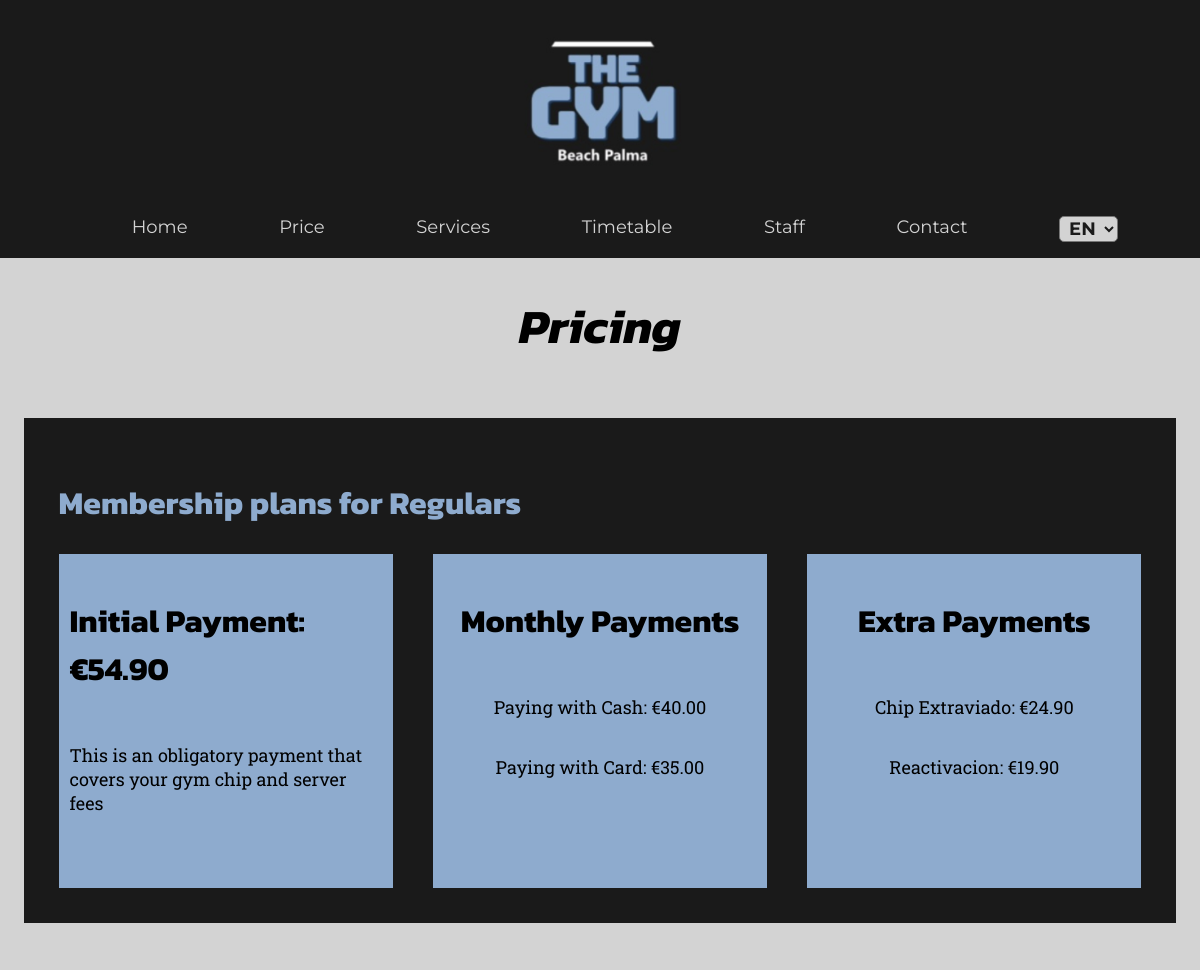
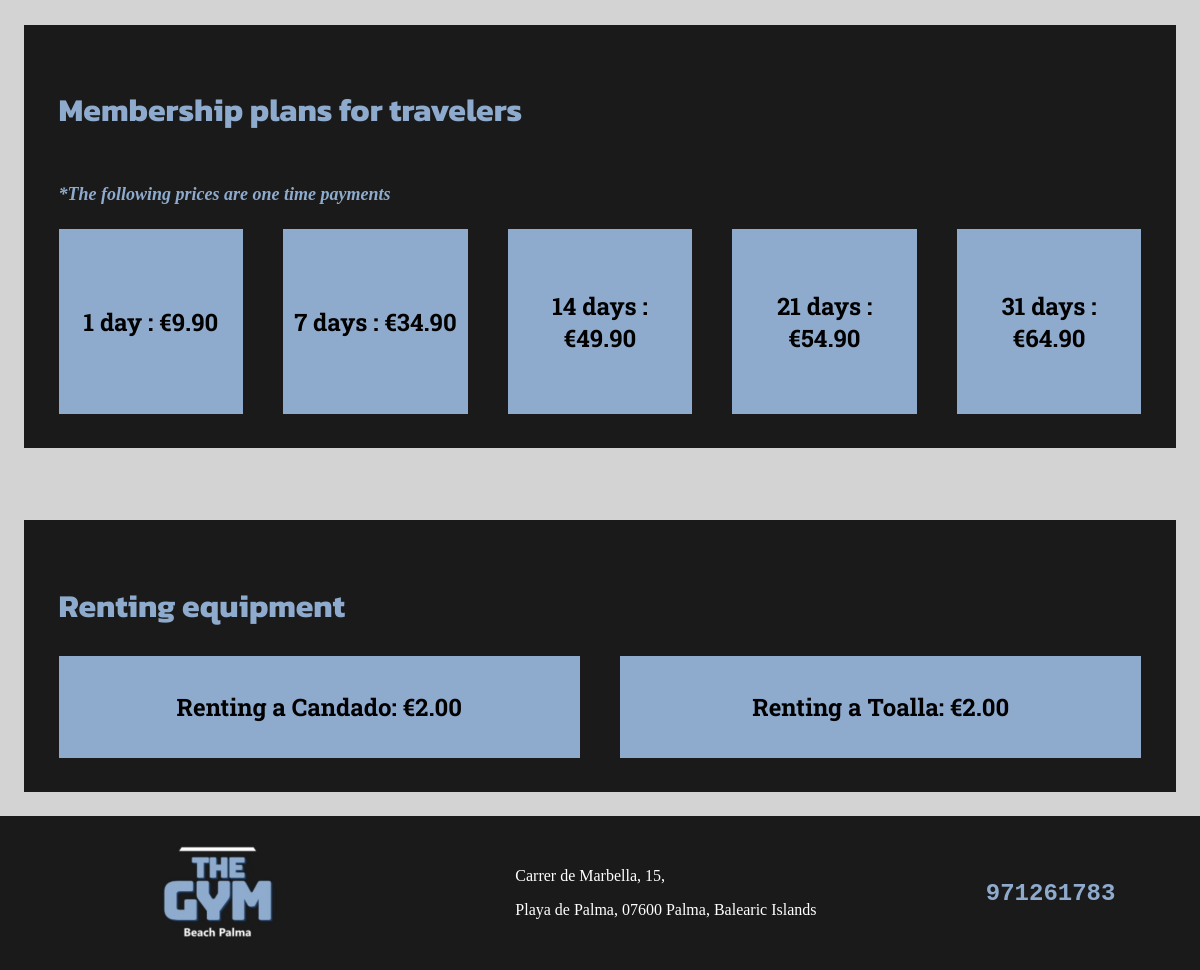
The app's page /en/prices/ with its own data (2 pictures, top to bottom).
### prices/models.py (models this page shows, shortened)
class InitialPayment(models.Model):
    price = models.DecimalField(max_digits=6,decimal_places=2)

class MonthlyPayment(models.Model):
    payment_method = models.CharField(max_length=10, choices=PaymentMethod.choices, unique=True)
    price = models.DecimalField(max_digits=6,decimal_places=2)

class ExtraPayment(models.Model):
    extra_service = models.CharField(max_length=100)
    price = models.DecimalField(max_digits=6,decimal_places=2)

class OneTimePayments(models.Model):
    days = models.IntegerField()
    price = models.DecimalField(max_digits=6,decimal_places=2)

class RentCost(models.Model):
    rentable =  models.CharField(max_length=100)
    price = models.DecimalField(max_digits=6,decimal_places=2)

### prices/views.py (the view)
# urls.py: path('prices/', include ('prices.urls')),
def prices(request):
    one_time_payments = OneTimePayments.objects.all()
    initial_payment = InitialPayment.objects.get()
    monthly_payments = MonthlyPayment.objects.all()
    extra_payments = ExtraPayment.objects.all()
    rent_costs = RentCost.objects.all()
    data = {'one_time_payments' : one_time_payments, 'initial_payment' : initial_payment,
             'monthly_payments' : monthly_payments, 'extra_payments' : extra_payments,
              'rent_costs' : rent_costs}
    return render(request, 'prices/prices.html', data)

### prices/templates/prices/prices.html (shortened to what this page needs)
{% extends 'base.html' %} {% load static %} {% load i18n %}{% block content %}
<link rel="stylesheet" href="{% static 'CSS/prices/prices.css' %}" />
<h1>{% trans "Pricing"%}</h1>
<div id="price_container">
  <div id="members_prices">
    <h2>{% trans "Membership plans for Regulars"%}</h2>
    <div id="price_box_container">
      <div class="price_boxes">
        <h3>{% trans "Initial Payment" %}: €{{initial_payment.price}}</h3>
        <p>{% trans "This is an obligatory payment that covers your gym chip and server fees"%}</p>
      </div>
      <div class="price_boxes">
        <h3>{% trans "Monthly Payments"%}</h3>
        {% for methods in monthly_payments %}
        <p>{% trans "Paying with" %} {{methods.get_payment_method_display}}: €{{methods.price}}</p>
        {% endfor %}
      </div>
      <div class="price_boxes">
        <h3>{% trans "Extra Payments"%}</h3>
        {% for extras in extra_payments %}
        <p>{{extras.extra_service}}: €{{extras.price}}</p>
        {% endfor %}
      </div>
    </div>
  </div>
  <br /><br /><br /><br />
  <div id="members_prices">
    <h2>{% trans "Membership plans for travelers"%}</h2>
    <h4>{% trans "*The following prices are one time payments"%}</h4>
    <div id="price_box_container">
      {% for rates in one_time_payments %}
      <div class=" price_boxes price_boxes_otp" >
        <p>
          {{rates.days}}
          {% if rates.days == 1 %}
          {% trans "day" %}
          {% else %}
          {% trans "days" %}
          {% endif %}
          : €{{rates.price}}
        </p>
      </div>
      {% endfor %}
    </div>
  </div>
  <br /><br /><br /><br />
  <div id="members_prices">
    <h2>{% trans "Renting equipment"%}</h2>
    <div id="price_box_container">
      {% for rentable in rent_costs %}
      <div class=" price_boxes price_boxes_rent">
        <p>{% trans "Renting a"%} {{rentable.rentable}}: €{{rentable.price}}</p>
      </div>
      {% endfor %}
    </div>
  </div>
</div>
{% endblock %}

### static/CSS/global.css (style rules this page uses)
html { background-color: lightgray; height: 100%; width: 100%; margin: 0; padding: 0; scroll-behavior: smooth; }
body { width: 100%; height: 100%; display: flex; flex-direction: column; justify-content: space-between; margin: 0; padding: 0; }

### static/CSS/prices/prices.css (style rules this page uses)
h1 { justify-self: center; font-family: "Kanit"; font-size: xxx-large; font-style: italic; }
h2 { font-family: "Kanit"; color: #8eabce; font-size: xx-large; }
h3 { font-family: "Kanit"; font-size: xx-large; }
h4 { font-size: large; font-style: italic; color: #8eabce; }
#price_container { padding: 2%; }
#members_prices { background-color: #1a1a1a; padding: 3%; display: flex; flex-direction: column; }
#price_box_container { display: flex; justify-content: space-between; gap: 40px; }
.price_boxes { display: flex; flex-direction: column; background-color: #8eabce; flex: 1; aspect-ratio: 1; padding: 1%; font-family: "Roboto Slab"; font-size: large; justify-content: flex-start; align-items: center; }
.price_boxes_otp { font-size: x-large; text-align: center; justify-content: center; font-weight: bold; }
.price_boxes_rent { font-size: x-large; justify-content: center; aspect-ratio: initial; font-weight: bold; }

### records on screen
InitialPayment: price "54.90"
MonthlyPayment: payment_method "Cash", price "40.00"
MonthlyPayment: payment_method "Card", price "35.00"
ExtraPayment: extra_service "Chip Extraviado", price "24.90"
ExtraPayment: extra_service "Reactivacion", price "19.90"
OneTimePayments: days "1", price "9.90"
OneTimePayments: days "7", price "34.90"
OneTimePayments: days "14", price "49.90"
OneTimePayments: days "21", price "54.90"
OneTimePayments: days "31", price "64.90"
RentCost: rentable "Candado", price "2.00"
RentCost: rentable "Toalla", price "2.00"

### other values on screen
form field language "EN"
